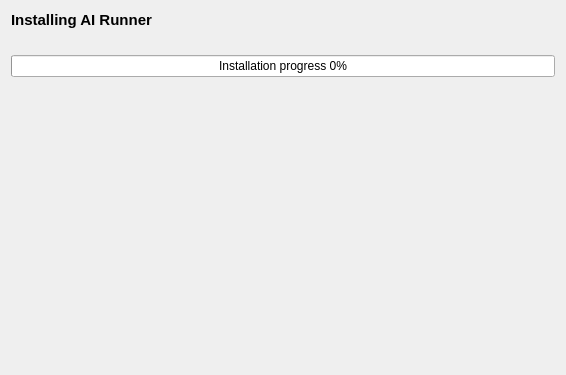
<?xml version="1.0" encoding="UTF-8"?>
<ui version="4.0">
 <class>install_page</class>
 <widget class="QWidget" name="install_page">
  <property name="geometry">
   <rect>
    <x>0</x>
    <y>0</y>
    <width>566</width>
    <height>375</height>
   </rect>
  </property>
  <property name="windowTitle">
   <string>Form</string>
  </property>
  <layout class="QGridLayout" name="gridLayout">
   <item row="3" column="0">
    <spacer name="verticalSpacer">
     <property name="orientation">
      <enum>Qt::Orientation::Vertical</enum>
     </property>
     <property name="sizeHint" stdset="0">
      <size>
       <width>20</width>
       <height>40</height>
      </size>
     </property>
    </spacer>
   </item>
   <item row="0" column="0">
    <widget class="QLabel" name="label">
     <property name="font">
      <font>
       <pointsize>11</pointsize>
       <bold>true</bold>
      </font>
     </property>
     <property name="text">
      <string>Installing AI Runner</string>
     </property>
    </widget>
   </item>
   <item row="2" column="0">
    <widget class="QProgressBar" name="progress_bar">
     <property name="value">
      <number>0</number>
     </property>
     <property name="format">
      <string>Installation progress %p%</string>
     </property>
    </widget>
   </item>
   <item row="1" column="0">
    <widget class="QLabel" name="status">
     <property name="text">
      <string/>
     </property>
    </widget>
   </item>
  </layout>
 </widget>
 <resources/>
 <connections/>
 <slots>
  <slot>yes_toggled(bool)</slot>
  <slot>no_toggled(bool)</slot>
 </slots>
</ui>
